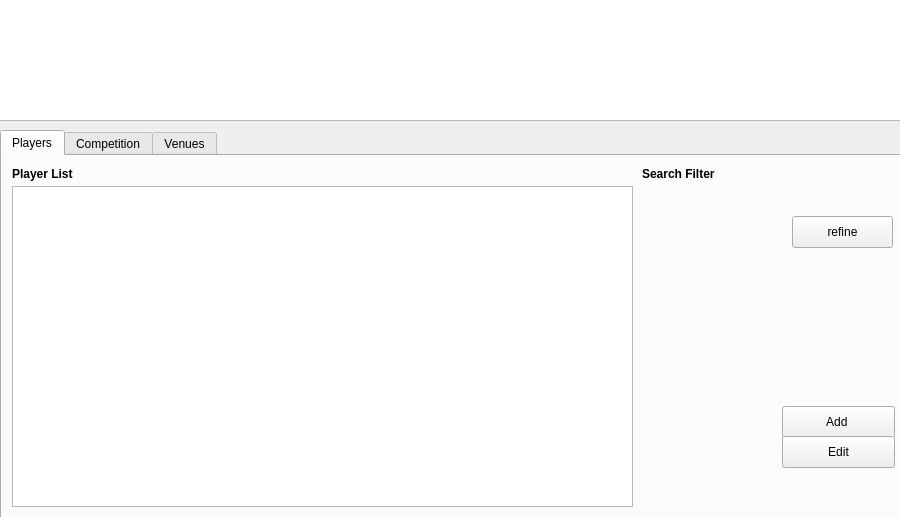
<?xml version="1.0" encoding="UTF-8"?>
<ui version="4.0">
 <class>MainWindow</class>
 <widget class="QMainWindow" name="MainWindow">
  <property name="geometry">
   <rect>
    <x>0</x>
    <y>0</y>
    <width>900</width>
    <height>517</height>
   </rect>
  </property>
  <property name="minimumSize">
   <size>
    <width>900</width>
    <height>510</height>
   </size>
  </property>
  <property name="maximumSize">
   <size>
    <width>900</width>
    <height>16777215</height>
   </size>
  </property>
  <property name="windowTitle">
   <string>MainWindow</string>
  </property>
  <widget class="QWidget" name="centralWidget">
   <widget class="QGraphicsView" name="graphicsView">
    <property name="geometry">
     <rect>
      <x>-10</x>
      <y>-10</y>
      <width>911</width>
      <height>131</height>
     </rect>
    </property>
    <property name="styleSheet">
     <string notr="true">
background-image: url(:/logo.png);</string>
    </property>
   </widget>
   <widget class="QTabWidget" name="tabWidget">
    <property name="geometry">
     <rect>
      <x>0</x>
      <y>130</y>
      <width>901</width>
      <height>391</height>
     </rect>
    </property>
    <property name="sizePolicy">
     <sizepolicy hsizetype="Expanding" vsizetype="Expanding">
      <horstretch>0</horstretch>
      <verstretch>0</verstretch>
     </sizepolicy>
    </property>
    <property name="layoutDirection">
     <enum>Qt::LeftToRight</enum>
    </property>
    <property name="tabPosition">
     <enum>QTabWidget::North</enum>
    </property>
    <property name="tabShape">
     <enum>QTabWidget::Rounded</enum>
    </property>
    <property name="currentIndex">
     <number>0</number>
    </property>
    <property name="movable">
     <bool>false</bool>
    </property>
    <widget class="QWidget" name="Players">
     <attribute name="title">
      <string>Players</string>
     </attribute>
     <widget class="QPushButton" name="playeAdButton">
      <property name="geometry">
       <rect>
        <x>780</x>
        <y>250</y>
        <width>113</width>
        <height>32</height>
       </rect>
      </property>
      <property name="text">
       <string>Add </string>
      </property>
     </widget>
     <widget class="QPushButton" name="PlayerEditButton">
      <property name="geometry">
       <rect>
        <x>780</x>
        <y>280</y>
        <width>113</width>
        <height>32</height>
       </rect>
      </property>
      <property name="text">
       <string>Edit</string>
      </property>
     </widget>
     <widget class="QLabel" name="label">
      <property name="geometry">
       <rect>
        <x>640</x>
        <y>10</y>
        <width>81</width>
        <height>16</height>
       </rect>
      </property>
      <property name="font">
       <font>
        <weight>75</weight>
        <bold>true</bold>
       </font>
      </property>
      <property name="text">
       <string>Search Filter</string>
      </property>
     </widget>
     <widget class="QLabel" name="label_5">
      <property name="geometry">
       <rect>
        <x>10</x>
        <y>10</y>
        <width>71</width>
        <height>16</height>
       </rect>
      </property>
      <property name="font">
       <font>
        <weight>75</weight>
        <bold>true</bold>
       </font>
      </property>
      <property name="text">
       <string>Player List</string>
      </property>
     </widget>
     <widget class="QTableView" name="playerTable">
      <property name="geometry">
       <rect>
        <x>10</x>
        <y>30</y>
        <width>621</width>
        <height>321</height>
       </rect>
      </property>
     </widget>
     <widget class="QPushButton" name="Refine">
      <property name="geometry">
       <rect>
        <x>790</x>
        <y>60</y>
        <width>101</width>
        <height>32</height>
       </rect>
      </property>
      <property name="text">
       <string>refine</string>
      </property>
     </widget>
    </widget>
    <widget class="QWidget" name="Competition">
     <attribute name="title">
      <string>Competition</string>
     </attribute>
    </widget>
    <widget class="QWidget" name="tab_3">
     <attribute name="title">
      <string>Venues</string>
     </attribute>
    </widget>
   </widget>
  </widget>
 </widget>
 <layoutdefault spacing="6" margin="11"/>
 <resources/>
 <connections/>
</ui>
